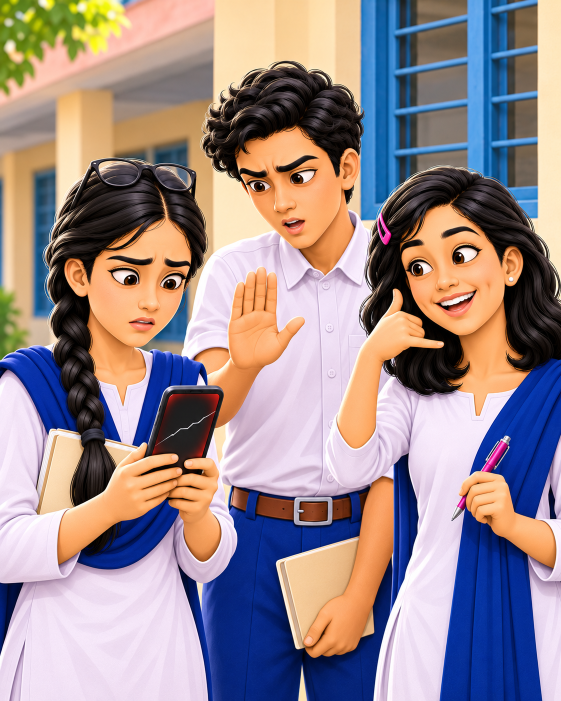
#> input picture tests/fixtures/image1.png, 1122 x 1402 px (shown at 1/2 size)
$ python registration_sensor.py ../../tests/fixtures ../../tests/fixtures
#> lines starting #> are read from the running program, lines starting #| are printed output that depends on the picture
### tools/cv_core.py
#!/usr/bin/env python3
"""cv_core.py — shared image processing core for LiGeo global skill.

Provides a single, validated image decoding and preprocessing path so every
LiGeo tool decodes images once, validates them consistently, and avoids
wasting memory/CPU by decoding the same file multiple times.

Designed for an 8 GB RAM, integrated-GPU environment:
- one image decoded and held in memory at a time;
- optional downsampling with recorded scale factor;
- ROI (region of interest) helpers;
- no raw pixel arrays serialized into evidence JSON;
- EXIF orientation normalized consistently;
- alpha handled explicitly.

  python tools/cv_core.py image.png              # inspect and validate
  from cv_core import load_image, ImageInfo, load_and_validate

Classes:
    ImageInfo — metadata about a decoded image (no raw pixels in JSON).
    LoadedImage — in-memory image with validation info.

Functions:
    load_image(path, max_pixels=None, max_dimension=None, max_file_mb=None,
               allowed_formats=None, allowed_modes=None, downsample_to=None)
        Load and validate an image file. Returns LoadedImage.
    load_and_validate(...) -> (dict, list[dict])
        Compatibility wrapper returning (record, issues) like bitmap_check.py.
"""

import hashlib
import json
import sys
from dataclasses import dataclass, field, asdict
from pathlib import Path
from typing import Optional

try:
    from PIL import Image, ImageOps, UnidentifiedImageError
except ImportError as e:
    sys.exit(f"missing dependency: Pillow (pip install pillow)")

try:
    import numpy as np
except ImportError:
    np = None  # numpy optional at import, required for array ops

# --- Default limits (configurable via args or profile) ---
DEFAULT_MAX_FILE_MB = 50
DEFAULT_MAX_PIXELS = 50_000_000   # ~50 MP (decompression bomb guard)
DEFAULT_MAX_DIMENSION = 20_000    # max width or height in px
DEFAULT_ALLOWED_FORMATS = {"PNG", "JPEG"}
DEFAULT_ALLOWED_MODES = {"1", "L", "P", "RGB", "RGBA", "CMYK", "YCbCr"}
DEFAULT_JPEG_QUALITY = 85


@dataclass
class ImageInfo:
    """Metadata about an image — no raw pixels.

    All values are JSON-serializable primitives.
    """
    asset_id: str
    path: str
    format: Optional[str]
    mode: Optional[str]
    width: int
    height: int
    aspect_ratio: Optional[float]
    orientation: str  # landscape / portrait / square / unknown
    has_alpha: bool
    total_pixels: int
    file_size_bytes: int
    file_size_mb: float
    exif_orientation_applied: bool
    icc_profile_present: bool
    processing_width: int
    processing_height: int
    scale_factor: float
    valid: bool
    issues: list = field(default_factory=list)

    def to_dict(self) -> dict:
        return asdict(self)


@dataclass
class LoadedImage:
    """In-memory image with validation metadata.

    Holds the actual PIL Image object. Callers are responsible for releasing
    it (e.g. via context manager or `del`) after use to keep memory bounded
    on an 8 GB machine.
    """
    info: ImageInfo
    image: Optional[Image.Image] = None

    def __enter__(self):
        return self

    def __exit__(self, exc_type, exc_val, exc_tb):
        self.close()

    def close(self):
        if self.image is not None:
            try:
                self.image.close()
            except Exception:
                pass
            self.image = None

    def to_info_dict(self) -> dict:
        return self.info.to_dict()


def safe_asset_id(path: Path) -> str:
    """Stable asset ID from file hash (not raw bytes in logs)."""
    h = hashlib.sha256()
    with open(path, "rb") as f:
        for chunk in iter(lambda: f.read(65536), b""):
            h.update(chunk)
    return f"img:{h.hexdigest()[:16]}"


# [42 lines left out: functions parse_css_length_mm, convert_to_mm, not called in this run]


def _decode_image(path: Path) -> Image.Image:
    """Open and fully decode an image file.

    Raises UnidentifiedImageError if the content is not a recognized image.
    """
    img = Image.open(path)
    img.load()  # force decode to catch truncated/corrupt files
    return img


def _normalize_orientation(img: Image.Image) -> Image.Image:
    """Apply EXIF orientation transpose in-place, returning the image."""
    try:
        img = ImageOps.exif_transpose(img)
    except Exception:
        pass  # orientation not present or unreadable — leave as-is
    return img


def load_image(
    path: str | Path,
    max_file_mb: float = DEFAULT_MAX_FILE_MB,
    max_pixels: int = DEFAULT_MAX_PIXELS,
    max_dimension: int = DEFAULT_MAX_DIMENSION,
    allowed_formats: Optional[set] = None,
    allowed_modes: Optional[set] = None,
    downsample_to: Optional[int] = None,
) -> LoadedImage:
    """Load, validate, and optionally downsample an image file.

    Returns a LoadedImage. The caller must close() it or use it as a context
    manager to release memory.

    Raises nothing for validation failures — they are recorded in info.issues
    and info.valid is set False. Raises FileNotFoundError if the file is
    missing; raises UnidentifiedImageError if content is not an image.
    """
    path = Path(path)
    issues = []

    # --- 1. File existence ---
    if not path.exists():
        raise FileNotFoundError(f"file not found: {path}")

    # --- 2. File size ---
    file_size = path.stat().st_size
    file_size_mb = round(file_size / (1024 * 1024), 4)

    if file_size == 0:
        issues.append({"t": "BITMAP-EMPTY", "det": "file is 0 bytes", "conf": 1.0})

    if file_size > max_file_mb * 1024 * 1024:
        issues.append({
            "t": "BITMAP-TOO-LARGE",
            "det": f"file {file_size_mb} MB exceeds {max_file_mb} MB limit",
            "conf": 1.0,
        })

    # --- 3. Decode and validate content (not extension) ---
    try:
        img = _decode_image(path)
    except UnidentifiedImageError as e:
        issues.append({
            "t": "BITMAP-UNKNOWN-FORMAT",
            "det": f"not a recognized image: {path.name}",
            "conf": 1.0,
        })
        record = ImageInfo(
            asset_id=safe_asset_id(path),
            path=str(path),
            format=None,
            mode=None,
            width=0,
            height=0,
            aspect_ratio=None,
            orientation="unknown",
            has_alpha=False,
            total_pixels=0,
            file_size_bytes=file_size,
            file_size_mb=file_size_mb,
            exif_orientation_applied=False,
            icc_profile_present=False,
            processing_width=0,
            processing_height=0,
            scale_factor=1.0,
            valid=False,
            issues=issues,
        )
        return LoadedImage(info=record, image=None)

    # Capture original metadata before any transforms
    original_format = img.format
    original_mode = img.mode
    original_width = img.width
    original_height = img.height
    has_alpha = img.mode in ("RGBA", "LA", "PA") or "transparency" in img.info
    icc_present = "icc_profile" in img.info

    # --- 4. Normalize EXIF orientation ---
    img = _normalize_orientation(img)
    orientation_applied = True  # attempted; may be no-op if no orientation tag

    # Re-read dims after orientation transpose (may swap w/h)
    width = img.width
    height = img.height
    aspect_ratio = round(width / height, 6) if height else None
    orientation = (
        "landscape" if width > height else "portrait" if height > width else "square"
    )
    total_pixels = width * height

    # --- 5. Dimension/pixel limits ---
    if total_pixels > max_pixels:
        issues.append({
            "t": "BITMAP-TOO-MANY-PIXELS",
            "det": f"{total_pixels:,} px exceeds {max_pixels:,} px limit",
            "conf": 1.0,
        })
    if width > max_dimension or height > max_dimension:
        issues.append({
            "t": "BITMAP-DIMENSION",
            "det": f"{width}x{height} exceeds {max_dimension}px max dimension",
            "conf": 1.0,
        })

    # --- 6. Format/mode validation ---
    allowed_formats = allowed_formats or DEFAULT_ALLOWED_FORMATS
    allowed_modes = allowed_modes or DEFAULT_ALLOWED_MODES

    if original_format not in allowed_formats:
        issues.append({
            "t": "BITMAP-FORMAT",
            "det": f"format {original_format} not in allowed {sorted(allowed_formats)}",
            "conf": 1.0,
        })
    if original_mode not in allowed_modes:
        issues.append({
            "t": "BITMAP-MODE",
            "det": f"color mode {original_mode} not in allowed {sorted(allowed_modes)}",
            "conf": 1.0,
        })

    # --- 7. Downsample if needed ---
    scale_factor = 1.0
    processing_width = width
    processing_height = height

    if downsample_to and total_pixels > downsample_to * downsample_to:
        scale = (downsample_to * downsample_to / total_pixels) ** 0.5
        new_w = max(1, int(width * scale))
        new_h = max(1, int(height * scale))
        try:
            img = img.resize((new_w, new_h), Image.Resampling.LANCZOS)
            processing_width = new_w
            processing_height = new_h
            scale_factor = round(scale, 4)
        except Exception as e:
            issues.append({
                "t": "BITMAP-RESIZE-FAIL",
                "det": str(e)[:200],
                "conf": 0.8,
            })

    valid = len([i for i in issues if i.get("conf", 0) >= 0.9]) == 0

    info = ImageInfo(
        asset_id=safe_asset_id(path),
        path=str(path),
        format=original_format,
        mode=original_mode,
        width=original_width,
        height=original_height,
        aspect_ratio=aspect_ratio,
        orientation=orientation,
        has_alpha=has_alpha,
        total_pixels=total_pixels,
        file_size_bytes=file_size,
        file_size_mb=file_size_mb,
        exif_orientation_applied=orientation_applied,
        icc_profile_present=icc_present,
        processing_width=processing_width,
        processing_height=processing_height,
        scale_factor=scale_factor,
        valid=valid,
        issues=issues,
    )

    return LoadedImage(info=info, image=img)


# [231 lines left out: functions load_and_validate, get_roi, image_to_array, make_evidence_block, make_issue, make_evidence_result and 8 more, not called in this run]


# [2 lines that do not run on import are left out]

### tools/cv_sensors/registration_sensor.py
#!/usr/bin/env python3
"""registration_sensor.py — deterministic image registration for LiGeo CV sensor pack.

Computes image alignment/registration using OpenCV ORB feature matching and
ECC (Enhanced Correlation Coefficient) alignment. All outputs are DETECTED
measurements — transform parameters are geometric, not semantic.

  python tools/cv_sensors/registration_sensor.py img1.png img2.png
  python tools/cv_sensors/registration_sensor.py dir1/ dir2/ --json out.json

Exit code = number of targets with findings (0 = clean).
"""
import argparse, json, sys
from pathlib import Path

sys.path.insert(0, str(Path(__file__).resolve().parent.parent))
from cv_core import load_image

try:
    import cv2
    OPENCV_VERSION = cv2.__version__
except ImportError:
    sys.exit("missing dependency: opencv-python (pip install opencv-python)")

try:
    import numpy as np
    NUMPY_VERSION = np.__version__
except ImportError:
    sys.exit("missing dependency: numpy (pip install numpy)")

try:
    from PIL import Image
    PILLOW_VERSION = Image.__version__
except Exception:
    PILLOW_VERSION = "unknown"


def _load_resized_gray(path: Path, size: tuple = (512, 512)) -> np.ndarray:
    """Load image, convert to grayscale, resize for registration."""
    with load_image(path) as loaded:
        img = loaded.image
        if img is None:
            raise ValueError(f"could not decode image: {path}")
        gray = img.convert("L")
        gray = gray.resize(size, Image.Resampling.LANCZOS)
        return np.array(gray, dtype=np.uint8)


def analyze_registration(path1: Path, path2: Path) -> dict:
    """Compute deterministic registration metrics between two images."""
    img1 = _load_resized_gray(path1)
    img2 = _load_resized_gray(path2)

    result = {
        "path1": str(path1),
        "path2": str(path2),
        "metrics_version": "1.0.0",
        "opencv_version": OPENCV_VERSION,
        "numpy_version": np.__version__,
        "pillow_version": PILLOW_VERSION,
    }

    # --- ORB feature matching ---
    orb = cv2.ORB_create(nfeatures=500)
    kp1, desc1 = orb.detectAndCompute(img1, None)
    kp2, desc2 = orb.detectAndCompute(img2, None)

    orb_result = {
        "keypoints1": int(len(kp1)) if kp1 else 0,
        "keypoints2": int(len(kp2)) if kp2 else 0,
        "method": "OpenCV ORB",
        "version": OPENCV_VERSION,
    }

    if desc1 is not None and desc2 is not None and len(desc1) > 0 and len(desc2) > 0:
        bf = cv2.BFMatcher(cv2.NORM_HAMMING, crossCheck=True)
        matches = bf.match(desc1, desc2)
        matches = sorted(matches, key=lambda x: x.distance)
        orb_result["match_count"] = len(matches)
        orb_result["mean_match_distance"] = round(float(np.mean([m.distance for m in matches])), 4) if matches else 0.0
        orb_result["matches_sample"] = [
            {"queryIdx": int(m.queryIdx), "trainIdx": int(m.trainIdx), "distance": round(float(m.distance), 4)}
            for m in matches[:30]
        ]
    else:
        orb_result["match_count"] = 0
        orb_result["mean_match_distance"] = 0.0
        orb_result["matches_sample"] = []

    result["orb_features"] = orb_result

    # --- ECC alignment (Enhanced Correlation Coefficient) ---
    try:
        warp_mode = cv2.MOTION_AFFINE
        warp_matrix = np.eye(2, 3, dtype=np.float32)
        criteria = (cv2.TERM_CRITERIA_EPS | cv2.TERM_CRITERIA_COUNT, 50, 1e-6)

        # ECC requires same-size images
        if img1.shape == img2.shape:
            cc, warp_matrix = cv2.findTransformECC(img1, img2, warp_matrix, warp_mode, criteria)
            ecc_result = {
                "correlation_coefficient": round(float(cc), 6),
                "warp_matrix": [[round(float(v), 6) for v in row] for row in warp_matrix.tolist()],
                "method": "OpenCV findTransformECC, MOTION_AFFINE",
                "version": OPENCV_VERSION,
                "interpretation": "Geometric alignment quality (-1 to 1)",
                "limitations": "Requires same-size images; affine model only",
            }
        else:
            # Resize img2 to match img1 for ECC
            img2_resized = cv2.resize(img2, (img1.shape[1], img1.shape[0]))
            cc, warp_matrix = cv2.findTransformECC(img1, img2_resized, warp_matrix, warp_mode, criteria)
            ecc_result = {
                "correlation_coefficient": round(float(cc), 6),
                "warp_matrix": [[round(float(v), 6) for v in row] for row in warp_matrix.tolist()],
                "method": "OpenCV findTransformECC, MOTION_AFFINE (img2 resized to img1)",
                "version": OPENCV_VERSION,
                "interpretation": "Geometric alignment quality (-1 to 1)",
                "limitations": "Requires same-size images; affine model only; img2 was resized",
            }
    except cv2.error as e:
        ecc_result = {
            "error": str(e)[:200],
            "method": "OpenCV findTransformECC",
            "version": OPENCV_VERSION,
        }

    result["ecc_alignment"] = ecc_result

    # --- Translation estimate from warp matrix ---
    if "warp_matrix" in ecc_result and ecc_result.get("warp_matrix"):
        tx = ecc_result["warp_matrix"][0][2]
        ty = ecc_result["warp_matrix"][1][2]
        translation = {
            "tx": round(float(tx), 4),
            "ty": round(float(ty), 4),
            "translation_magnitude": round(float(np.sqrt(tx ** 2 + ty ** 2)), 4),
            "method": "OpenCV warp_matrix translation components",
            "version": OPENCV_VERSION,
        }
        result["translation"] = translation

    result["method_tier"] = "DETECTED"
    result["evidence_tier_note"] = "All registration metrics are DETECTED geometric measurements; " \
                                   "alignment is not semantic equivalence"
    return result


def _empty_result(path1: Path, path2: Path, reason: str) -> dict:
    return {
        "path1": str(path1),
        "path2": str(path2),
        "metrics_version": "1.0.0",
        "error": reason,
        "orb_features": {},
        "ecc_alignment": {},
        "translation": {},
        "method_tier": "DETECTED",
        "evidence_tier_note": "One or both images could not be decoded",
    }


def run(targets1, targets2, json_path: str | None = None):
    """Registration audit of two sets of image targets."""
    def collect(paths):
        out = []
        for p in paths:
            p = Path(p)
            if p.is_dir():
                out += sorted(p.rglob("*.png")) + sorted(p.rglob("*.jpg")) + sorted(p.rglob("*.jpeg"))
            elif p.exists():
                out.append(p)
            else:
                sys.exit(f"no such target: {p}")
        return out

    targets1_out = collect(targets1)
    targets2_out = collect(targets2)

    seen1, uniq1 = set(), []
    for f in targets1_out:
        if f.resolve() not in seen1:
            seen1.add(f.resolve())
            uniq1.append(f)

    seen2, uniq2 = set(), []
    for f in targets2_out:
        if f.resolve() not in seen2:
            seen2.add(f.resolve())
            uniq2.append(f)

    # Pair images by stem name if possible, otherwise by index
    pairs = []
    stem1 = {f.stem: f for f in uniq1}
    stem2 = {f.stem: f for f in uniq2}
    common_stems = sorted(set(stem1.keys()) & set(stem2.keys()))

    if common_stems:
        for s in common_stems:
            pairs.append((stem1[s], stem2[s]))
    else:
        n = min(len(uniq1), len(uniq2))
        for i in range(n):
            pairs.append((uniq1[i], uniq2[i]))

    report, dirty = [], 0
    for f1, f2 in pairs:
        try:
            metrics = analyze_registration(f1, f2)
            entry = {"file1": str(f1), "file2": str(f2), "metrics": metrics, "issues": []}
            # Flag low correlation
            cc = metrics.get("ecc_alignment", {}).get("correlation_coefficient")
            if cc is not None and cc < 0.5:
                entry["issues"].append({
                    "t": "REGISTRATION-LOW-CORRELATION",
                    "det": f"ECC correlation {cc} below 0.5 threshold",
                    "conf": 0.7,
                })
            if entry["issues"]:
                dirty += 1
        except Exception as e:
            entry = {"file1": str(f1), "file2": str(f2), "metrics": None, "issues": [
                {"t": "REGISTRATION-ANALYSIS-ERROR", "det": str(e)[:200], "conf": 1.0}
            ]}
            dirty += 1
        report.append(entry)
#> this loop made 2 passes
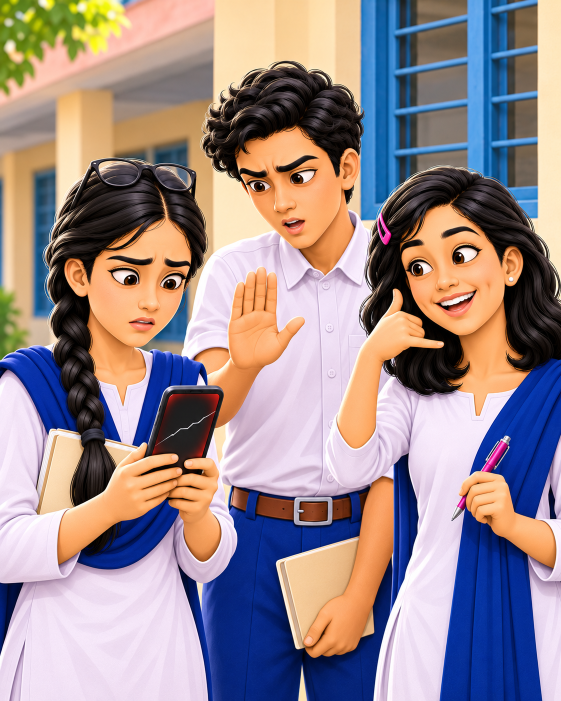
#> input picture tests/fixtures/image1.png, 1122 x 1402 px (shown at 1/2 size)
#> pass 1, in _load_resized_gray, `gray = img.convert("L")`:
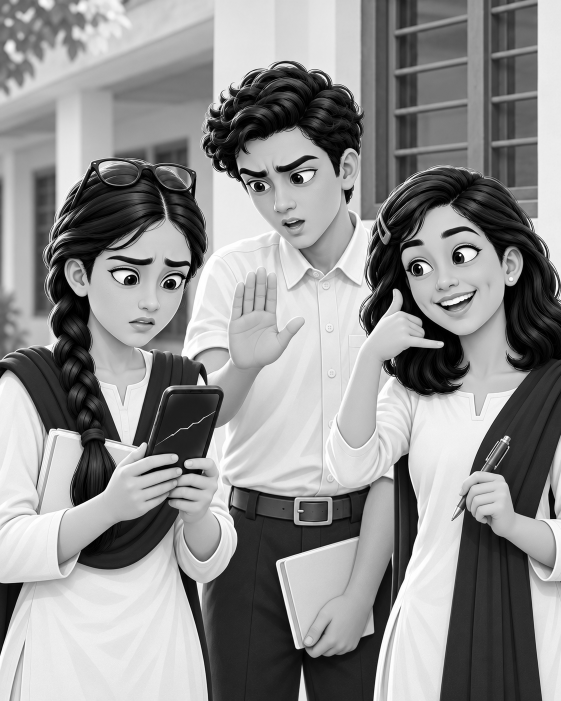
#> gray: PIL image 1122x1402 L (shown at 1/2 size); min 0, max 255, mean 143.2
#> pass 1, in _load_resized_gray, `gray = gray.resize(size, Image.Resampling.LANCZOS)`:
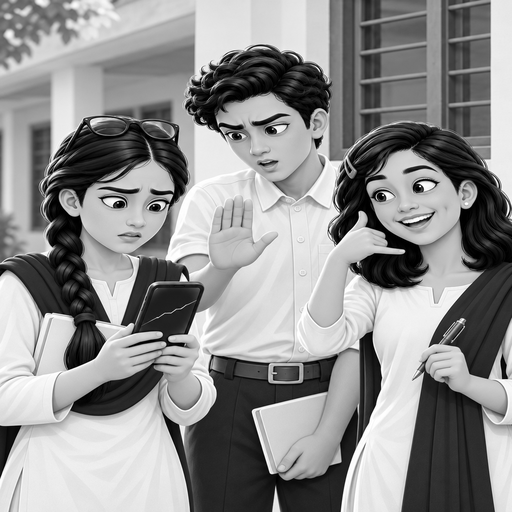
#> gray: PIL image 512x512 L; min 0, max 255, mean 143.2
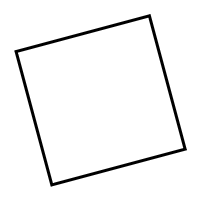
#> input picture tests/fixtures/rotated.png, 200 x 200 px
#> pass 2, in _load_resized_gray (call 3), `gray = gray.resize(size, Image.Resampling.LANCZOS)`:
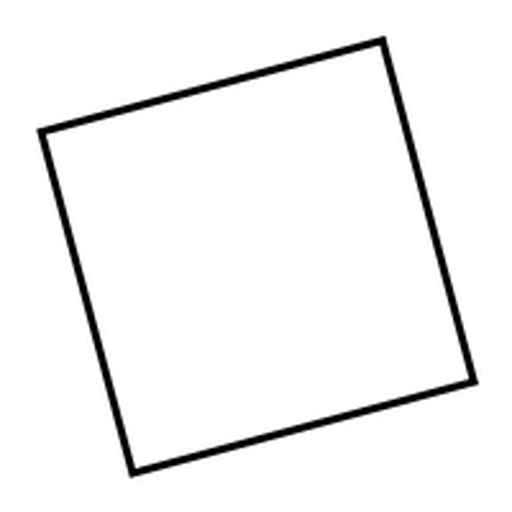
#> gray: PIL image 512x512 L; min 0, max 255, mean 244.4

    if json_path and report:
        Path(json_path).parent.mkdir(parents=True, exist_ok=True)
        Path(json_path).write_text(json.dumps(report, indent=2), encoding="utf-8")

    return report, dirty


def main():
    ap = argparse.ArgumentParser()
    ap.add_argument("targets1", nargs="+", help="first set of images or directory")
    ap.add_argument("targets2", nargs="+", help="second set of images or directory")
    ap.add_argument("--json", help="write full evidence to this file")
    a = ap.parse_args()

    report, dirty = run(a.targets1, a.targets2, json_path=a.json)

    for entry in report:
        m = entry.get("metrics")
        n = len(entry.get("issues", []))
        if m:
            orb = m.get("orb_features", {})
            ecc = m.get("ecc_alignment", {})
            trans = m.get("translation", {})
            meta = f"  orb_matches={orb.get('match_count', 0)} "
            meta += f"ecc_cc={ecc.get('correlation_coefficient', 'N/A')} "
            meta += f"trans_mag={trans.get('translation_magnitude', 'N/A')}"
        else:
            meta = "  (no metrics)"
        print(("!! " if n else "OK ") + f"{entry['file1']} vs {entry['file2']}" + meta)
        for iss in entry.get("issues", []):
            print(f"     - [{iss.get('t')} conf {iss.get('conf', 0):.2f}] {iss.get('det')}")

    if a.json:
        print(f"\nevidence written: {a.json}")
    print(f"\nTARGETS: {len(report)}  DIRTY: {dirty}")
    sys.exit(min(dirty, 1))
#> (the program exits here)
